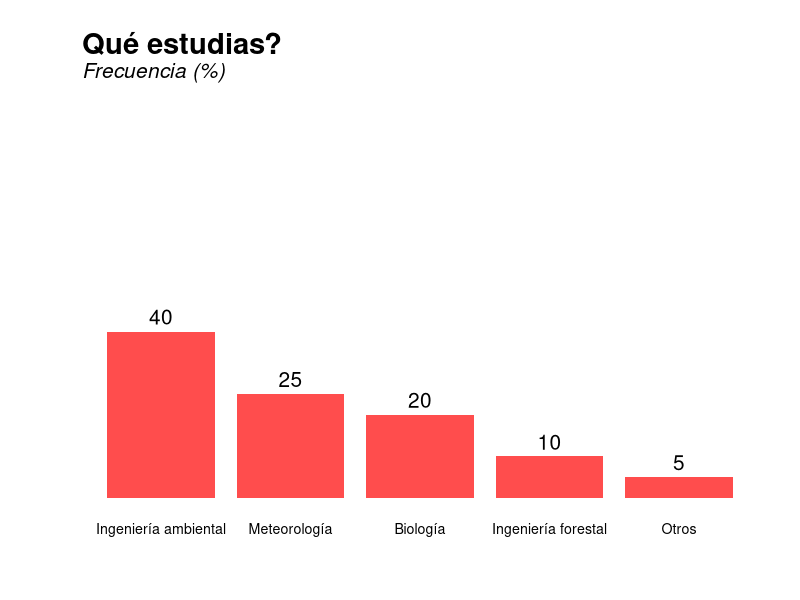
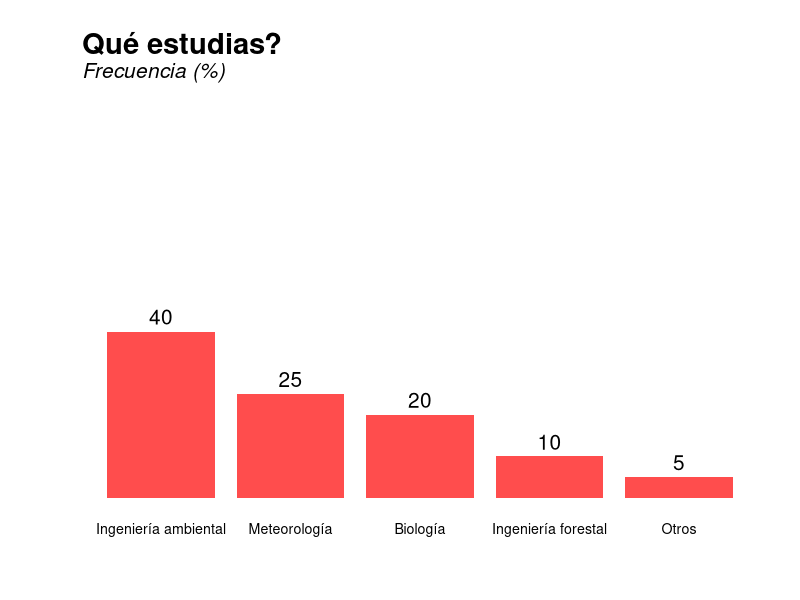
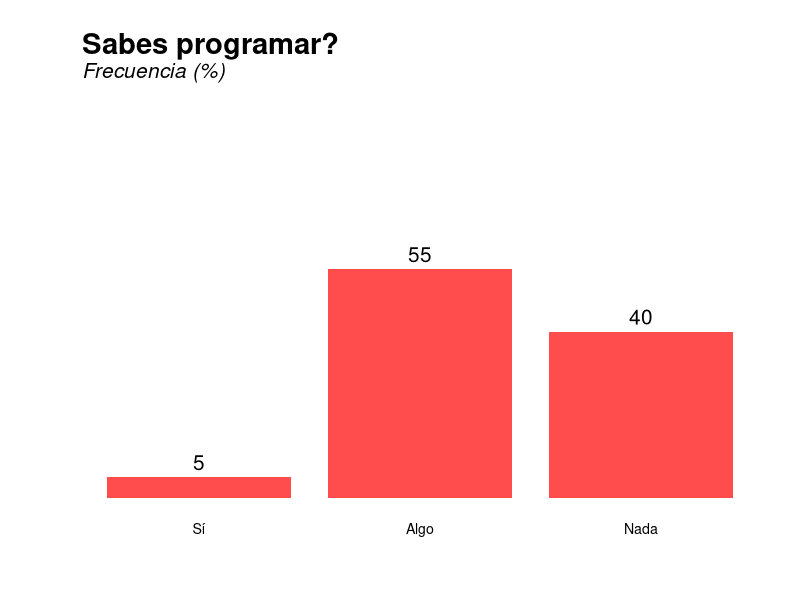
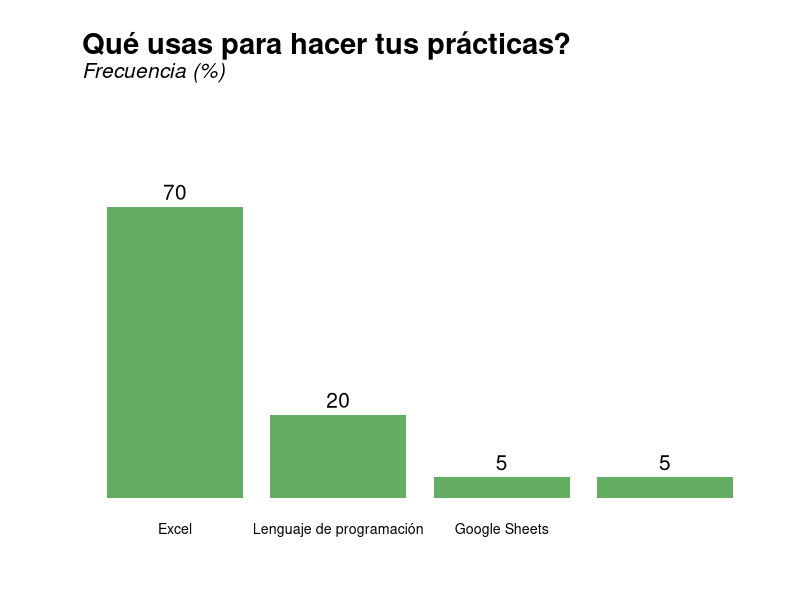
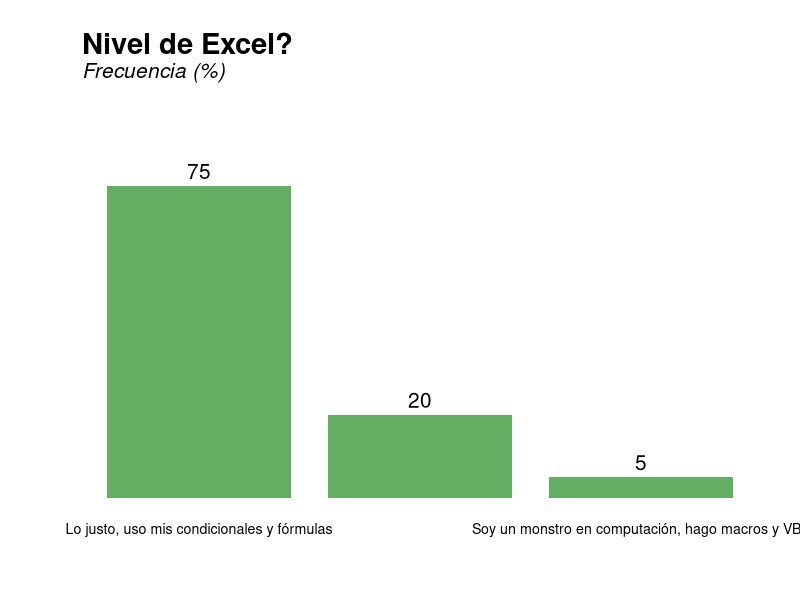
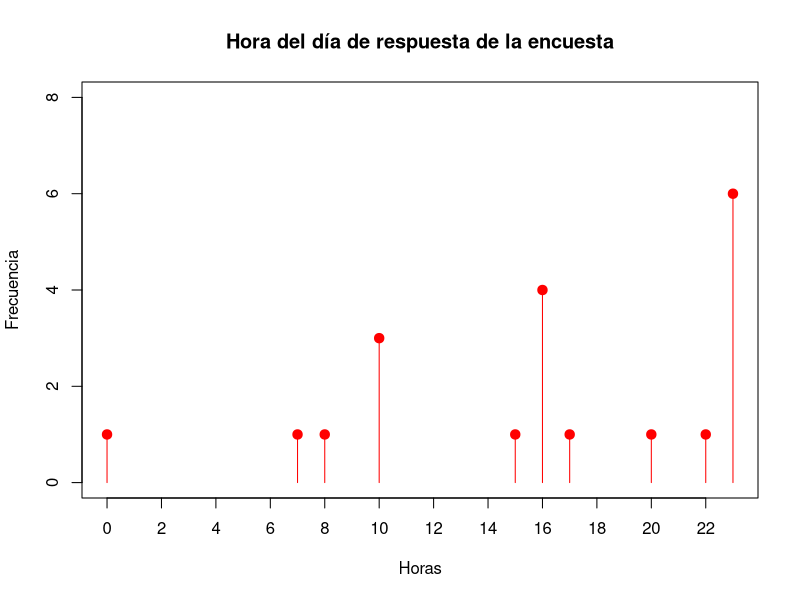

The R script that drew these images, in order:
# Un curso introductorio de R
# Análisis de las respuestas de la encuesta

# Leyendo el archivo csv
respuestas <- read.table("02_data/respuestas.csv", 
                         header = T,
                         sep = ",",
                         stringsAsFactors = F)

# Cambiando el nombre del encabezado
names(respuestas) <- c("date", "name", "last.name",
                       "age", "district", "molinero",
                       "faculty", "year", "program",
                       "prog.lang", "os", "labs",
                       "Excel", "R", "why")

# Calculando algunas médias
edad_media <- mean(respuestas$age)
molineros <- prop.table(table(respuestas$molinero))[3] + prop.table(table(respuestas$molinero))[4]  * 100
faculty <- prop.table(table(respuestas$faculty)) * 100
graduados <-  prop.table(table(respuestas$year))["Ya me gradué"] * 100
program <- prop.table(table(respuestas$program)) * 100
os <- prop.table(table(respuestas$os)) * 100
labs <- prop.table(table(respuestas$labs)) * 100
excel <- prop.table(table(respuestas$Excel)) * 100
r <- prop.table(table(respuestas$R)) * 100
r


# Haciendo unas figuras
library(scales)
fac <- sort(faculty, decreasing = T)
bp <- barplot(fac, col = alpha("red", 0.7),
              axes=F, ylim = c(0, 100),
              border=NA,
              font.lab=2,
              cex.names = 0.85, width=c(0.1, 0.1, 0.1, 0.1, 0.1))
mtext('Qué estudias?', side = 3, adj = 0,
      line = 1.2, cex = 1.75, font = 2) #  Adding the main title
mtext('Frecuencia (%)', side = 3, adj=0, cex = 1.25, font =3) # Add the subtitle
text(x = bp, y = fac + 3.5, labels = fac, cex = 1.25) # Adding % to each bar

RespuestasBarplot <- function(table, title, bar_col, ylim=c(0,100), size = 0.85, sorted=T){
  if (sorted){
    table_sort <- sort(table, decreasing = T)
  } else {
    table_sort <- table
  }
  
  bp <- barplot(table_sort, col = alpha(bar_col, 0.7),
                axes=F, ylim=ylim,
                border=NA, font.lab=2,
                cex.names=size)
  mtext(title, side = 3, adj = 0,
        line = 1.2, cex = 1.75, font = 2) # Adding the main title
  mtext('Frecuencia (%)', side = 3, adj=0, cex = 1.25, font =3) # Add the subtitle
  text(x = bp, y = table_sort + 3.5, labels = table_sort, cex = 1.25) # Adding % to each bar
}

RespuestasBarplot(faculty, "Qué estudias?", "red")
RespuestasBarplot(program[c("Sí", "Algo", "Nada")], "Sabes programar?", "red", sorted = F)
RespuestasBarplot(labs, "Qué usas para hacer tus prácticas?", "forestgreen")
RespuestasBarplot(excel, "Nivel de Excel?", "forestgreen")

# Hora en que respondieron la encuesta
date_res <- as.POSIXct(strptime(respuestas$date, format = "%m/%d/%Y %H:%M:%S"),
                       tz = "America/Sao_Paulo")
attributes(date_res)$tzone <- "America/Lima"
date_res_per <- as.POSIXlt(date_res)

hour_res <- as.data.frame(table(date_res_per$hour), stringsAsFactors = F)
names(hour_res) <- c("hour", "freq")

hour_freq <- data.frame(hour=as.character(0:23))
hour <- merge(hour_freq, hour_res, all=T)
hour$hour <- as.numeric(hour$hour)
hour <- hour[order(hour$hour), ]

plot(hour$hour, hour$freq, ylim = c(0, 8), col = "red", pch=19, cex=1.25,
     xlab = "Horas", ylab = "Frecuencia", axes = F,
     main= "Hora del día de respuesta de la encuesta")
segments(hour$hour,0, hour$hour, hour$freq, col="red")
axis(2)
axis(1, at=seq(0,23, 2), labels = seq(0,23, 2))
box()